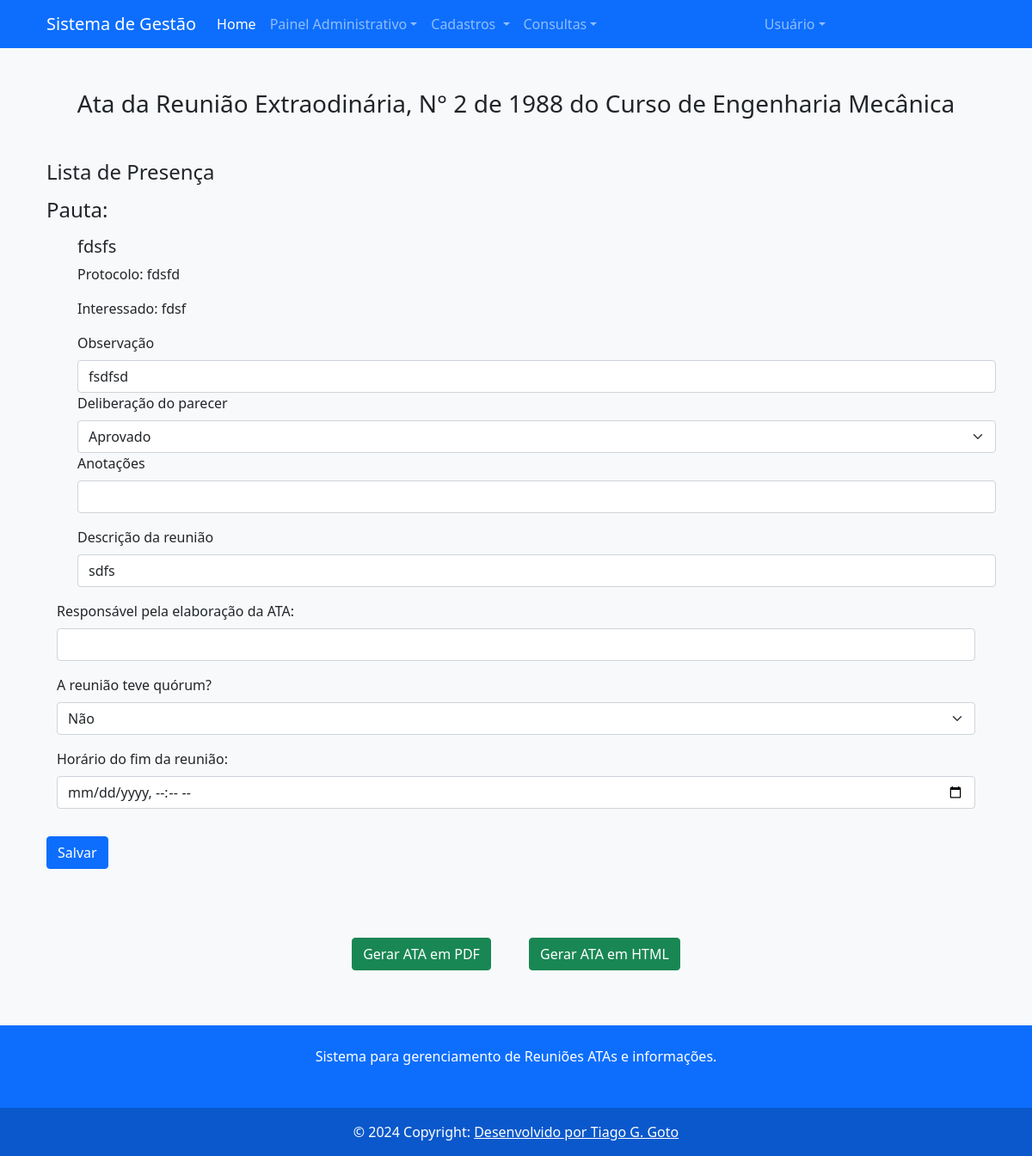
Page /meetings/minute/2 (signed in) on the committed database.
### src/models/entities/meetings.py (models this page shows, shortened)
class Meeting_type(db.Model):
    __tablename__="meeting_type"
    id = db.Column(db.Integer, primary_key=True, autoincrement=True)
    type_name = db.Column(db.Text, nullable=False)
    meeting = db.relationship("Meetings", back_populates="meet_type", lazy='dynamic')
    numbering = db.relationship("Numbering", back_populates="meet_type", lazy="dynamic")
    def __repr__(self):
        return f"{self.type_name}"

class Meetings(db.Model):
    __tablename__ = "meetings"
    id = db.Column(db.Integer, primary_key=True, autoincrement=True)
    meet_number = db.Column(db.Integer, nullable=False)
    meet_description = db.Column(db.Text, nullable=False)
    meet_regdate = db.Column(db.DateTime, default=datetime.now)
    meet_date = db.Column(db.DateTime, nullable = False)
    meet_location = db.Column(db.Text, nullable = False)
    meet_type_id = db.Column(db.Integer, db.ForeignKey('meeting_type.id'), nullable=False)
    meet_type = db.relationship("Meeting_type", back_populates="meeting")
    meeting_agenda = db.relationship("Meeting_agenda", back_populates="meeting", lazy='dynamic')
    minutes = db.relationship("Meeting_minute", back_populates="meeting", lazy='dynamic')
    attendees = db.relationship("Meeting_attendees", back_populates="meeting", lazy='dynamic')
    course_id = db.Column(db.Integer, db.ForeignKey('course.id'), nullable = False)
    course = db.relationship("Course", back_populates="meeting")

class Meeting_agenda(db.Model):
    __tablename__="meeting_agenda"
    id = db.Column(db.Integer, primary_key=True, autoincrement=True)
    agenda_topic = db.Column(db.Text, nullable=False)
    agenda_protocol = db.Column(db.Text, nullable = True)
    agenda_interested = db.Column(db.Text, nullable = True)
    agenda_description = db.Column(db.Text, nullable= True)
    status = db.Column(db.Text, nullable=True)
    notes = db.Column(db.Text, nullable=True)
    meeting_id = db.Column(db.Integer, db.ForeignKey('meetings.id'), nullable=False)
    meeting = db.relationship("Meetings", back_populates="meeting_agenda")
    minute_id = db.Column(db.Integer, db.ForeignKey('meeting_minute.id'), nullable=True)
    minute = db.relationship("Meeting_minute", back_populates="meeting_agenda")

### src/models/entities/institution.py (models this page shows, shortened)
class Course(db.Model):
    __tablename__= 'course'
    id = db.Column(db.Integer, primary_key=True, autoincrement=True)
    name = db.Column(db.Text, nullable=False)
    depart_id = db.Column(db.Integer, db.ForeignKey('department.id'))
    department = db.relationship("Department", back_populates="course")
    meeting = db.relationship("Meetings", back_populates="course", lazy='dynamic')
    numbering = db.relationship("Numbering", back_populates="course", lazy='dynamic')
    attendee = db.relationship("Attendees", back_populates="course", lazy='dynamic')
    def __repr__(self):
        return f'{self.name}'

### src/routes/meetings.py (the view)
@meetings_route.route('/minute/<id>', methods=['GET'])
@login_required
def gen_minute(id):
    if request.method == "GET":
        meeting = Reg_meetings.get_meeting(id)
        if not meeting:
            return redirect(url_for('meetings.erro_page'))
        list_at = Reg_meeting_atten.get_list(id)
        list_agenda = Reg_agenda.get_meet_agenda(id)
        return render_template('minutes_form.html', meeting=meeting, attendee =list_at, agenda_list = list_agenda)
    return redirect(url_for('meetings.consult_meeting', id=id))

### src/models/repository/meetings.py (called while the page is built)
    def get_meeting(id):
        meeting = db.session.execute(db.select(Meetings).filter_by(id = id)).scalar()
        return meeting

    def get_list(mee_id):
        list_attendees = db.session.execute(db.select(Meeting_attendees).filter_by(meetings_id=mee_id)).scalars().all()
        return list_attendees

    def get_meet_agenda(id):
        list_agenda = db.session.execute(db.select(Meeting_agenda).filter_by(meeting_id=id)).scalars()
        return list_agenda

### src/routes/login.py (called while the page is built)
@login_manager.user_loader
def loader_user(user_id):
    return Users.query.filter_by(userid=user_id).first()

### src/templates/minutes_form.html (shortened to what this page needs)
{% extends "base.html" %}
{% block content %}
<div class="conatiner min-vh-100 my-5">
    <div class="container ">
        <div class="container text-center">
            <h3 class="mb-3"> Ata da Reunião {{ meeting.meet_type}}, N° {{meeting.meet_number}} de {{meeting.meet_date.year}} do Curso de {{meeting.course}}</h2>
        </div>
        <form class="my-5" action="{{ url_for('meetings.gen_minute_save', id=meeting.id) }}" method="post" id="main_form">
            <h4 class="mb-3"> Lista de Presença </h4>
            <h4 class="mb-3"> Pauta: </h4>
        <div class="container text-left p-6 mx-4">
            <ul class="list-unstyled">
            {% for agenda in agenda_list %}
            <li class="my-3">
                <h5>{{agenda.agenda_topic}}</h5>
                <p> Protocolo: {{agenda.agenda_protocol}} </p>
                <p> Interessado: {{agenda.agenda_interested}} </p>
                <label class="form-label">Observação </label>
                <input type="text" class="form-control" name="ag_descrip[]" value="{{agenda.agenda_description}}">
                <label class="form-label"> Deliberação do parecer</label>
                <select class="form-select" type="text" name="delib[]" >
                    <option value="1"> Aprovado</option>
                </select>
                <label class="form-label"> Anotações </label>
                <input class="form-control" name="notes[]" type="text">
             </li>
            {% endfor%}
            </ul>
            <label class="form-label"> Descrição da reunião</label>
            <input class="form-control" name="description" value="{{meeting.meet_description}}">
        </div>
        <div class="container my-3">
            <label class="form-label"> Responsável pela elaboração da ATA:</label>
            <input type="text" name="elabata" class="form-control">
        </div>
        <div class="container my-3">
            <label class="form-label "> A reunião teve quórum?</label>
            <select class="form-select" name="quorum">
                <option value="0"> Não </option>
            </select>
        </div>
        <div class="container my-3">
            <label class="form-label"> Horário do fim da reunião:</label>
            <input type="datetime-local" class="form-control" name="endtime">
        </div>
        <button class="btn btn-primary my-3" formtarget="main_form" type="submit"> Salvar </button>
        </form>
        <ul class="list-inline text-center">
            <li class="list-inline-item">
               <form id="btn-send" action="{{url_for('meetings.gen_minute_pdf', id=meeting.id)}}" method="post">
                <button class="btn btn-success m-3"  id="atapdf" formtarget="btn-send"> Gerar ATA em PDF </button>
            </form>
            </li>
            <li class="list-inline-item">
                <a class="btn btn-success m-3" href="javascript:void(0)" id="atahtml"> Gerar ATA em HTML </a>
            </li>
        </ul>
    </div>
</div>
{% endblock %}

### rows in the picture
Meeting_type: meet_type "Extraodinária"
Meetings: meet_number "2", meet_date.year "1988", description "sdfs"
Course: course "Engenharia Mecânica"
Meeting_agenda: agenda_topic "fdsfs", agenda_protocol "fdsfd", agenda_interested "fdsf", agenda_description "fsdfsd"
